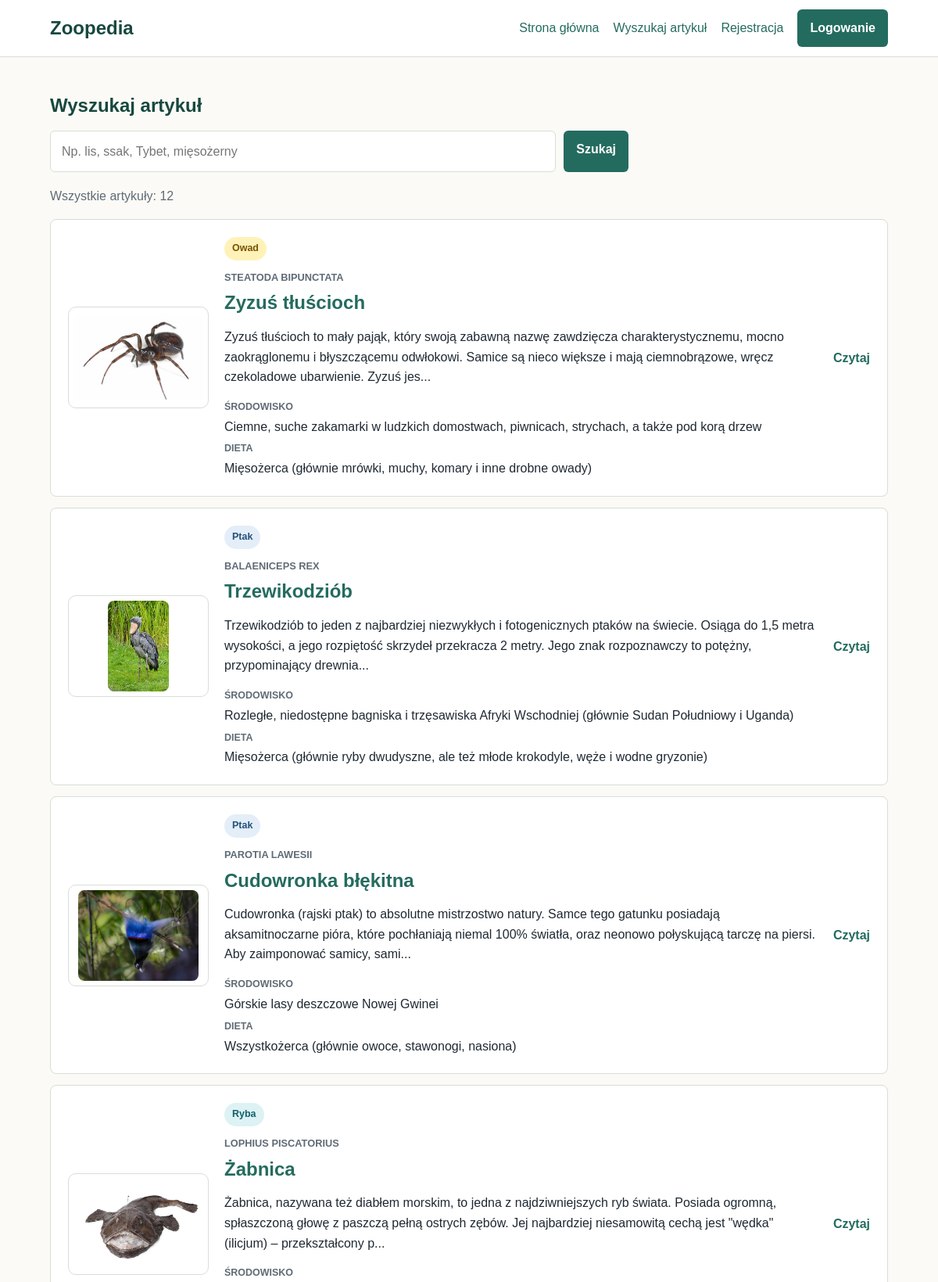
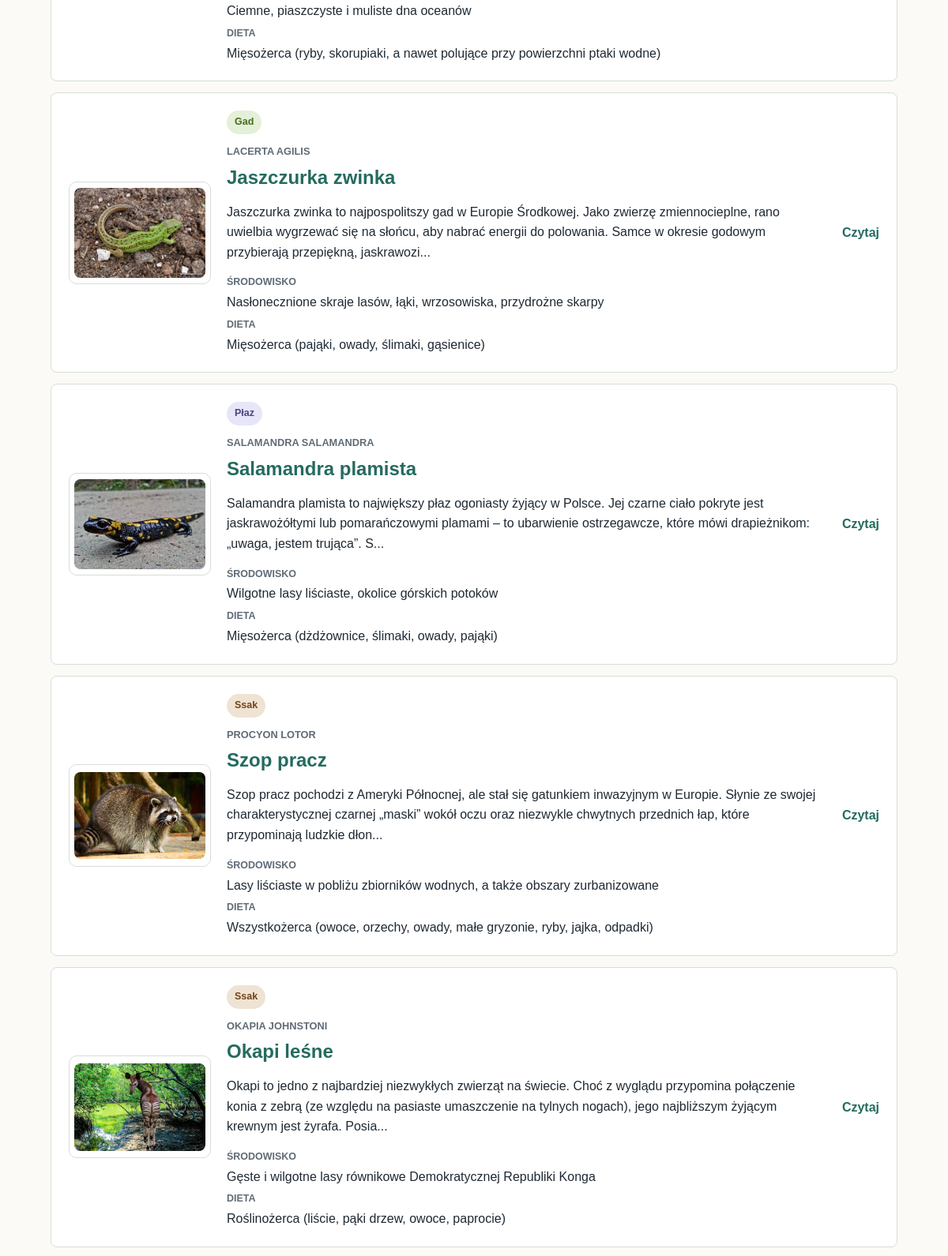
Screenshot of /search.php (upper part) with the database file from the repository (2 pictures, top to bottom).
### tables this page shows
CREATE TABLE `articles` (
  `id` int(11) NOT NULL,
  `slug` varchar(160) NOT NULL,
  `title` varchar(180) NOT NULL,
  `animal_type` varchar(30) NOT NULL DEFAULT 'ssak',
  `species` varchar(180) NOT NULL,
  `habitat` varchar(255) NOT NULL,
  `diet` varchar(180) NOT NULL,
  `content` text NOT NULL,
  `image` varchar(255) DEFAULT NULL,
  `created_at` date NOT NULL
);

### search.php (the view, shortened to what this page needs)
<?php
require_once __DIR__ . '/functions.php';
$query = trim($_GET['q'] ?? '');
$results = search_articles($query);
?>
<!doctype html>
<html lang="pl">
<head>
    <link rel="stylesheet" href="<?= h(asset_url('style.css')) ?>">
</head>
<body>
    <?php render_nav(); ?>
    <main class="page">
        <section class="section">
            <h1>Wyszukaj artykuł</h1>
            <form class="search-bar compact" action="<?= h(url_for('search')) ?>" method="get">
                <input
                    type="search"
                    name="q"
                    value="<?= h($query) ?>"
                    placeholder="Np. lis, ssak, Tybet, mięsożerny"
                >
                <button type="submit">Szukaj</button>
            </form>
            <p class="results-count">
                <?php if ($query === ''): ?>
                    Wszystkie artykuły: <?= count($results) ?>
                <?php else: ?>
                    Wyniki dla „<?= h($query) ?>”: <?= count($results) ?>
                <?php endif; ?>
            </p>
            <?php if (empty($results)): ?>
                <p class="empty">Nie znaleziono artykułów pasujących do wyszukiwania.</p>
            <?php else: ?>
                <div class="article-list">
                    <?php foreach ($results as $article): ?>
                        <article class="article-row article-row-with-image">
                            <?php if (!empty($article['image'])): ?>
                                <a
                                    class="article-thumb-link"
                                    href="article.php?slug=<?= urlencode($article['slug']) ?>"
                                >
                                    <img
                                        class="article-thumb"
                                        src="<?= h(asset_url('uploads/' . $article['image'])) ?>"
                                        alt="<?= h($article['title']) ?>"
                                    >
                                </a>
                            <?php endif; ?>
                            <div class="article-row-content">
                                <span class="type-pill type-<?= h(normalize_animal_type($article['animal_type'] ?? 'ssak')) ?>">
                                    <?= h(animal_type_label($article['animal_type'] ?? 'ssak')) ?>
                                </span>
                                <p class="meta"><?= h($article['species'] ?? 'Nieznany gatunek') ?></p>
                                <h2>
                                    <a href="article.php?slug=<?= urlencode($article['slug']) ?>">
                                        <?= h($article['title']) ?>
                                    </a>
                                </h2>
                                <p><?= h(article_excerpt($article['content'] ?? '', 220)) ?></p>
                                <dl class="mini-facts">
                                    <div>
                                        <dt>Środowisko</dt>
                                        <dd><?= h($article['habitat'] ?? 'Brak danych') ?></dd>
                                    </div>
                                    <div>
                                        <dt>Dieta</dt>
                                        <dd><?= h($article['diet'] ?? 'Brak danych') ?></dd>
                                    </div>
                                </dl>
                            </div>
                            <a class="text-link" href="article.php?slug=<?= urlencode($article['slug']) ?>">
                                Czytaj
                            </a>
                        </article>
                    <?php endforeach; ?>
                </div>
            <?php endif; ?>
        </section>
    </main>
</body>
</html>

### functions.php (shortened to what this page needs)
<?php
require_once __DIR__ . '/db_connect.php';
function h(string $value): string
{
    return htmlspecialchars($value, ENT_QUOTES, 'UTF-8');
}
function app_base_url(): string
{
    $scriptName = str_replace('\\', '/', $_SERVER['SCRIPT_NAME'] ?? '');
    $base = rtrim(dirname($scriptName), '/');
    return $base === '' || $base === '.' ? '' : $base;
}
function asset_url(string $path): string
{
    return app_base_url() . '/' . ltrim($path, '/');
}
function url_for(string $page): string
{
    $routes = [
        'home' => 'strona-glowna',
        'search' => 'wyszukaj-artykul',
        'create' => 'utworz-artykul',
        'games' => 'gry',
        'quiz' => 'gry/quiz',
        'hangman' => 'gry/wisielec',
        'memory' => 'gry/memory',
        'forum' => 'forum',
        'login' => 'logowanie',
        'register' => 'rejestracja',
        'logout' => 'wyloguj',
        'admin_panel' => 'panel-admina',
    ];
    $path = $routes[$page] ?? $page . '.php';
    return asset_url($path);
}
function db(): mysqli
{
    global $conn;
    return $conn;
}
function render_nav(): void
{
    $user = current_user();
    ?>
    <header class="site-header">
        <nav class="nav">
            <a class="brand" href="<?= h(url_for('home')) ?>">Zoopedia</a>
            <div class="nav-links">
                <a href="<?= h(url_for('home')) ?>">Strona główna</a>
                <a href="<?= h(url_for('search')) ?>">Wyszukaj artykuł</a>
                <?php if ($user): ?>
                    <a href="<?= h(url_for('create')) ?>">Utwórz artykuł</a>
                    <a href="<?= h(url_for('games')) ?>">Gry</a>
                    <a href="<?= h(url_for('forum')) ?>">Forum</a>
                    <?php if (is_admin()): ?>
                        <a href="<?= h(url_for('admin_panel')) ?>">Panel admina</a>
                    <?php endif; ?>
                    <span class="user-badge"><?= h($user['login']) ?></span>
                    <a class="button secondary" href="<?= h(url_for('logout')) ?>">Wyloguj</a>
                <?php else: ?>
                    <a href="<?= h(url_for('register')) ?>">Rejestracja</a>
                    <a class="button" href="<?= h(url_for('login')) ?>">Logowanie</a>
                <?php endif; ?>
            </div>
        </nav>
    </header>
    <?php
}
    ?>
    <?php
function animal_type_options(): array
{
    return [
        'ssak' => 'Ssak',
        'ptak' => 'Ptak',
        'ryba' => 'Ryba',
        'gad' => 'Gad',
        'plaz' => 'Płaz',
        'owad' => 'Owad',
    ];
}
function normalize_animal_type(string $type): string
{
    return array_key_exists($type, animal_type_options()) ? $type : 'ssak';
}
function animal_type_label(string $type): string
{
    return animal_type_options()[normalize_animal_type($type)];
}
function load_articles(): array
{
    $result = mysqli_query(db(), "
        SELECT slug, title, animal_type, species, habitat, diet, content, image, created_at
        FROM articles
        ORDER BY created_at DESC, id DESC
    ");
    return mysqli_fetch_all($result, MYSQLI_ASSOC);
}
function search_articles(string $query): array
{
    $query = trim($query);
    if ($query === '') {
        return load_articles();
    }
    $like = '%' . $query . '%';
    $stmt = mysqli_prepare(db(), "
        SELECT slug, title, animal_type, species, habitat, diet, content, image, created_at
        FROM articles
        WHERE title LIKE ?
           OR animal_type LIKE ?
           OR species LIKE ?
           OR habitat LIKE ?
           OR diet LIKE ?
           OR content LIKE ?
        ORDER BY created_at DESC, id DESC
    ");
    mysqli_stmt_bind_param($stmt, 'ssssss', $like, $like, $like, $like, $like, $like);
    mysqli_stmt_execute($stmt);
    $result = mysqli_stmt_get_result($stmt);
    $articles = mysqli_fetch_all($result, MYSQLI_ASSOC);
    return $articles;
}
function article_excerpt(string $content, int $length = 160): string
{
    $content = trim(strip_tags($content));
    return mb_substr($content, 0, $length) . '...';
}
function current_user(): ?array
{
    if (!isset($_SESSION['user_id'])) {
        return null;
    }
    return [
        'id' => (int) $_SESSION['user_id'],
        'login' => (string) ($_SESSION['login'] ?? ''),
        'role' => (int) ($_SESSION['role'] ?? 0),
    ];
}

### style.css (style rules this page uses)
:root { --ink: #1f2933; --muted: #5f6b76; --paper: #fbfaf6; --surface: #ffffff; --line: #d7ded6; --accent: #246b5f; --accent-strong: #17483f; --soft: #edf4ee; --warning: #9b2c2c; }
* { box-sizing: border-box; }
body { display: flex; flex-direction: column; margin: 0; min-height: 100vh; background: var(--paper); color: var(--ink); font-family: Arial, Helvetica, sans-serif; line-height: 1.6; }
main { flex: 1; }
a { color: var(--accent); text-decoration: none; }
.site-header { background: var(--surface); border-bottom: 1px solid var(--line); position: sticky; top: 0; z-index: 10; }
.nav { align-items: center; display: flex; justify-content: space-between; margin: 0 auto; max-width: 1120px; min-height: 72px; padding: 0 24px; }
.brand { color: var(--accent-strong); font-size: 1.5rem; font-weight: 800; }
.nav-links { align-items: center; display: flex; flex-wrap: wrap; gap: 18px; }
.button, button { background: var(--accent); border: 0; border-radius: 6px; color: white; cursor: pointer; display: inline-flex; font: inherit; font-weight: 700; justify-content: center; padding: 11px 16px; }
.hero > div, .section, .form-shell, .article-detail { margin: 0 auto; max-width: 1120px; }
.eyebrow, .meta { color: inherit; font-size: 0.8rem; font-weight: 800; letter-spacing: 0; margin: 0 0 8px; text-transform: uppercase; }
.meta { color: var(--muted); }
.search-bar { display: flex; gap: 10px; margin-top: 28px; max-width: 740px; }
.search-bar input, .article-form input, .article-form textarea, .article-form select, .forum-form input, .forum-form textarea, .comment-form textarea { border: 1px solid var(--line); border-radius: 6px; color: var(--ink); font: inherit; padding: 13px 14px; width: 100%; }
.search-bar input { min-width: 0; }
.compact { margin-bottom: 18px; margin-top: 12px; }
.section, .form-shell, .article-detail { padding: 48px 24px; }
.section h1, .section h2, .form-shell h1, .article-detail h1 { color: var(--accent-strong); line-height: 1.15; margin: 0 0 18px; }
.article-card, .article-row, .forum-form, .forum-topic, .game-panel { background: var(--surface); border: 1px solid var(--line); border-radius: 8px; padding: 22px; }
.article-card h3, .article-row h2 { line-height: 1.2; margin: 0 0 10px; }
.type-pill { border-radius: 999px; display: inline-flex; font-size: 0.78rem; font-weight: 800; margin-bottom: 12px; padding: 5px 10px; }
.type-ssak { background: #efe3d4; color: #744314; }
.type-ptak { background: #e4eef8; color: #24527a; }
.type-ryba { background: #ddf2f4; color: #11606a; }
.type-gad { background: #e4f0d8; color: #446b1c; }
.type-plaz { background: #e7e6f8; color: #4b4384; }
.type-owad { background: #fff2b8; color: #7a5100; }
dt { color: var(--muted); font-size: 0.84rem; font-weight: 700; }
dd { margin: 0; }
.article-list { display: grid; gap: 14px; }
.article-row { align-items: center; display: flex; justify-content: space-between; gap: 20px; }
.text-link { font-weight: 800; white-space: nowrap; }
.results-count, .empty { color: var(--muted); }
.article-row-with-image { align-items: center; display: flex; gap: 20px; }
.article-row-content { flex: 1; min-width: 0; }
.article-thumb-link { align-items: center; background: #ffffff; border: 1px solid var(--line); border-radius: 10px; display: flex; flex-shrink: 0; height: 130px; justify-content: center; overflow: hidden; padding: 6px; width: 180px; }
.article-thumb { border-radius: 8px; display: block; height: auto; max-height: 100%; max-width: 100%; object-fit: contain; width: auto; }
.mini-facts { display: grid; gap: 6px; margin: 12px 0 0; }
.mini-facts div { display: grid; gap: 2px; }
.mini-facts dt { color: var(--muted); font-size: 0.78rem; font-weight: 800; text-transform: uppercase; }
.mini-facts dd { margin: 0; }

### rows the page displays
articles: image (picture), animal_type "Owad", species "STEATODA BIPUNCTATA", title "Zyzuś tłuścioch", content "Zyzuś tłuścioch to mały pająk, który swoją zabawną nazwę zawdzięcza charakterystycznemu, mocno zaokrąglonemu i błyszczącemu odwłokowi. Samice są nieco większe i mają ciemnobrązowe, wręcz czekoladowe ubarwienie. Zyzuś jes...", habitat "Ciemne, suche zakamarki w ludzkich domostwach, piwnicach, strychach, a także pod korą drzew", diet "Mięsożerca (głównie mrówki, muchy, komary i inne drobne owady)"
articles: image (picture), animal_type "Ptak", species "BALAENICEPS REX", title "Trzewikodziób", content "Trzewikodziób to jeden z najbardziej niezwykłych i fotogenicznych ptaków na świecie. Osiąga do 1,5 metra wysokości, a jego rozpiętość skrzydeł przekracza 2 metry. Jego znak rozpoznawczy to potężny, przypominający drewnia...", habitat "Rozległe, niedostępne bagniska i trzęsawiska Afryki Wschodniej (głównie Sudan Południowy i Uganda)", diet "Mięsożerca (głównie ryby dwudyszne, ale też młode krokodyle, węże i wodne gryzonie)"
articles: image (picture), animal_type "Ptak", species "PAROTIA LAWESII", title "Cudowronka błękitna", content "Cudowronka (rajski ptak) to absolutne mistrzostwo natury. Samce tego gatunku posiadają aksamitnoczarne pióra, które pochłaniają niemal 100% światła, oraz neonowo połyskującą tarczę na piersi. Aby zaimponować samicy, sami...", habitat "Górskie lasy deszczowe Nowej Gwinei", diet "Wszystkożerca (głównie owoce, stawonogi, nasiona)"
articles: image (picture), animal_type "Ryba", species "LOPHIUS PISCATORIUS", title "Żabnica", content "Żabnica, nazywana też diabłem morskim, to jedna z najdziwniejszych ryb świata. Posiada ogromną, spłaszczoną głowę z paszczą pełną ostrych zębów. Jej najbardziej niesamowitą cechą jest \"wędka\" (ilicjum) – przekształcony p...", habitat "Ciemne, piaszczyste i muliste dna oceanów", diet "Mięsożerca (ryby, skorupiaki, a nawet polujące przy powierzchni ptaki wodne)"
articles: image (picture), animal_type "Gad", species "LACERTA AGILIS", title "Jaszczurka zwinka", content "Jaszczurka zwinka to najpospolitszy gad w Europie Środkowej. Jako zwierzę zmiennocieplne, rano uwielbia wygrzewać się na słońcu, aby nabrać energii do polowania. Samce w okresie godowym przybierają przepiękną, jaskrawozi...", habitat "Nasłonecznione skraje lasów, łąki, wrzosowiska, przydrożne skarpy", diet "Mięsożerca (pająki, owady, ślimaki, gąsienice)"
articles: image (picture), animal_type "Płaz", species "SALAMANDRA SALAMANDRA", title "Salamandra plamista", content "Salamandra plamista to największy płaz ogoniasty żyjący w Polsce. Jej czarne ciało pokryte jest jaskrawożółtymi lub pomarańczowymi plamami – to ubarwienie ostrzegawcze, które mówi drapieżnikom: „uwaga, jestem trująca”. S...", habitat "Wilgotne lasy liściaste, okolice górskich potoków", diet "Mięsożerca (dżdżownice, ślimaki, owady, pająki)"
articles: image (picture), animal_type "Ssak", species "PROCYON LOTOR", title "Szop pracz", content "Szop pracz pochodzi z Ameryki Północnej, ale stał się gatunkiem inwazyjnym w Europie. Słynie ze swojej charakterystycznej czarnej „maski” wokół oczu oraz niezwykle chwytnych przednich łap, które przypominają ludzkie dłon...", habitat "Lasy liściaste w pobliżu zbiorników wodnych, a także obszary zurbanizowane", diet "Wszystkożerca (owoce, orzechy, owady, małe gryzonie, ryby, jajka, odpadki)"
articles: image (picture), animal_type "Ssak", species "OKAPIA JOHNSTONI", title "Okapi leśne", content "Okapi to jedno z najbardziej niezwykłych zwierząt na świecie. Choć z wyglądu przypomina połączenie konia z zebrą (ze względu na pasiaste umaszczenie na tylnych nogach), jego najbliższym żyjącym krewnym jest żyrafa. Posia...", habitat "Gęste i wilgotne lasy równikowe Demokratycznej Republiki Konga", diet "Roślinożerca (liście, pąki drzew, owoce, paprocie)"

### other values shown
count($results) "12"
